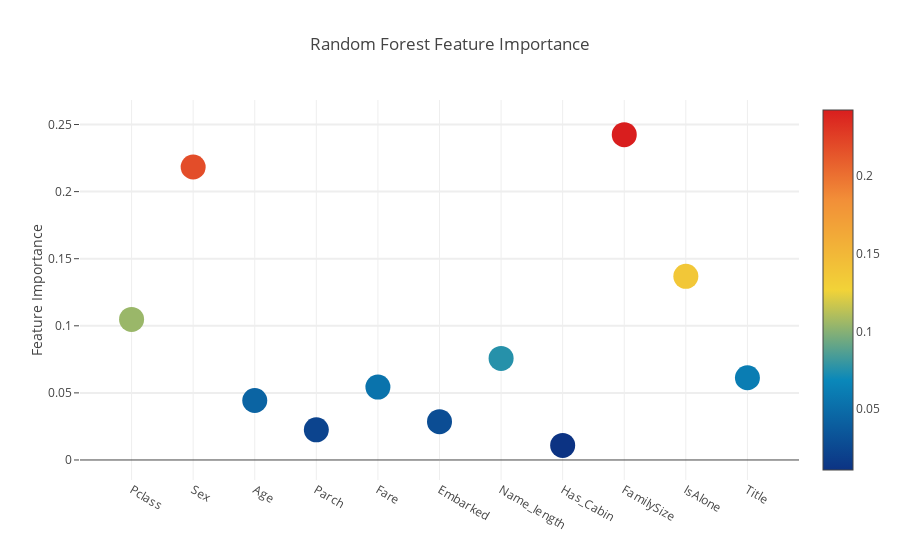
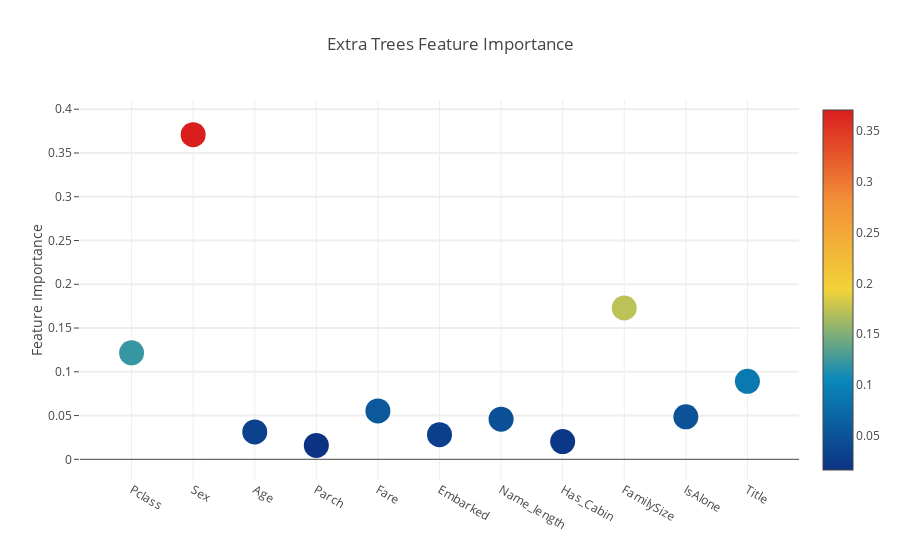
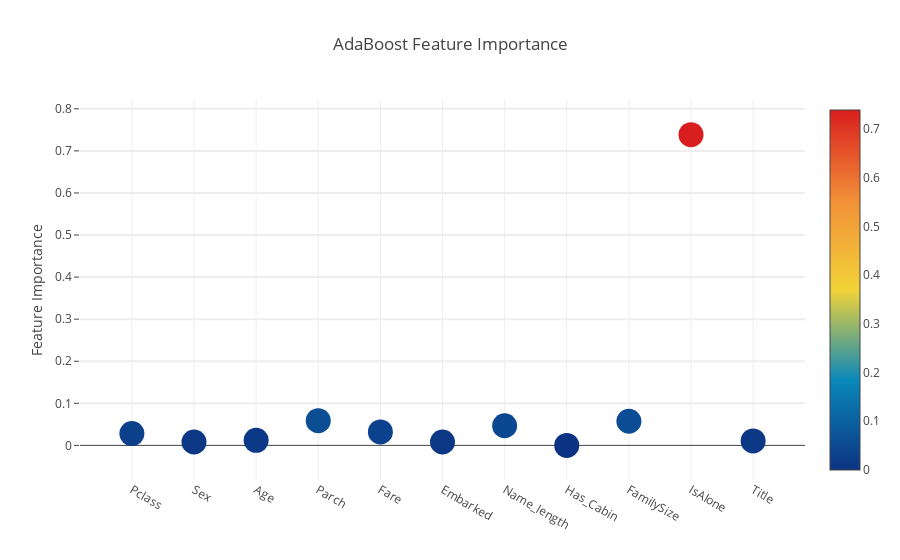
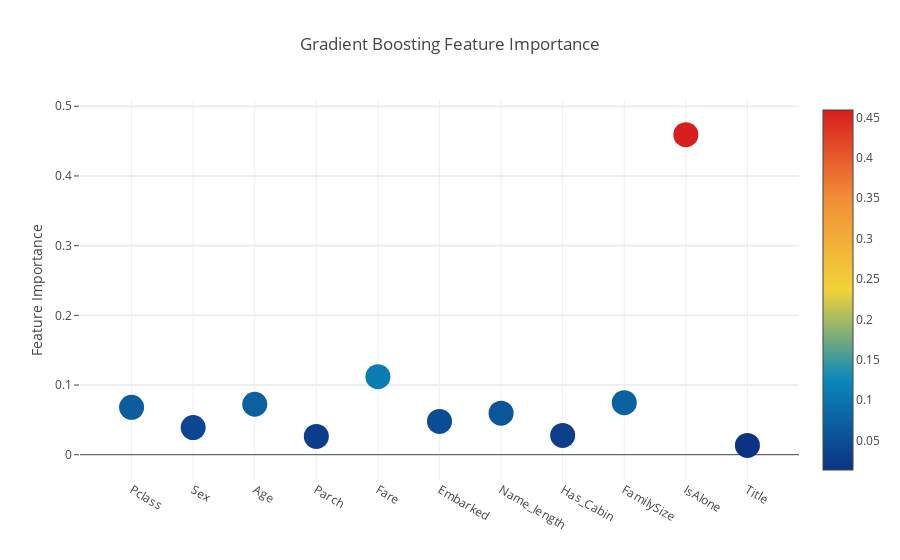

Notebook cell for these charts, in order:
### Markdown cell above
#### Interactive feature importances via Plotly scatterplots

I'll use the interactive Plotly package at this juncture to visualise the feature importances values of the different classifiers via a plotly scatter plot by calling "Scatter" as follows:

### Code cell
# Scatter plot 
trace = go.Scatter(
    y = feature_dataframe['Random Forest feature importances'].values,
    x = feature_dataframe['features'].values,
    mode='markers',
    marker=dict(
        sizemode = 'diameter',
        sizeref = 1,
        size = 25,
#       size= feature_dataframe['AdaBoost feature importances'].values,
        #color = np.random.randn(500), #set color equal to a variable
        color = feature_dataframe['Random Forest feature importances'].values,
        colorscale='Portland',
        showscale=True
    ),
    text = feature_dataframe['features'].values
)
data = [trace]

layout= go.Layout(
    autosize= True,
    title= 'Random Forest Feature Importance',
    hovermode= 'closest',
#     xaxis= dict(
#         title= 'Pop',
#         ticklen= 5,
#         zeroline= False,
#         gridwidth= 2,
#     ),
    yaxis=dict(
        title= 'Feature Importance',
        ticklen= 5,
        gridwidth= 2
    ),
    showlegend= False
)
fig = go.Figure(data=data, layout=layout)
py.iplot(fig,filename='scatter2010')

# Scatter plot 
trace = go.Scatter(
    y = feature_dataframe['Extra Trees  feature importances'].values,
    x = feature_dataframe['features'].values,
    mode='markers',
    marker=dict(
        sizemode = 'diameter',
        sizeref = 1,
        size = 25,
#       size= feature_dataframe['AdaBoost feature importances'].values,
        #color = np.random.randn(500), #set color equal to a variable
        color = feature_dataframe['Extra Trees  feature importances'].values,
        colorscale='Portland',
        showscale=True
    ),
    text = feature_dataframe['features'].values
)
data = [trace]

layout= go.Layout(
    autosize= True,
    title= 'Extra Trees Feature Importance',
    hovermode= 'closest',
#     xaxis= dict(
#         title= 'Pop',
#         ticklen= 5,
#         zeroline= False,
#         gridwidth= 2,
#     ),
    yaxis=dict(
        title= 'Feature Importance',
        ticklen= 5,
        gridwidth= 2
    ),
    showlegend= False
)
fig = go.Figure(data=data, layout=layout)
py.iplot(fig,filename='scatter2010')

# Scatter plot 
trace = go.Scatter(
    y = feature_dataframe['AdaBoost feature importances'].values,
    x = feature_dataframe['features'].values,
    mode='markers',
    marker=dict(
        sizemode = 'diameter',
        sizeref = 1,
        size = 25,
#       size= feature_dataframe['AdaBoost feature importances'].values,
        #color = np.random.randn(500), #set color equal to a variable
        color = feature_dataframe['AdaBoost feature importances'].values,
        colorscale='Portland',
        showscale=True
    ),
    text = feature_dataframe['features'].values
)
data = [trace]

layout= go.Layout(
    autosize= True,
    title= 'AdaBoost Feature Importance',
    hovermode= 'closest',
#     xaxis= dict(
#         title= 'Pop',
#         ticklen= 5,
#         zeroline= False,
#         gridwidth= 2,
#     ),
    yaxis=dict(
        title= 'Feature Importance',
        ticklen= 5,
        gridwidth= 2
    ),
    showlegend= False
)
fig = go.Figure(data=data, layout=layout)
py.iplot(fig,filename='scatter2010')

# Scatter plot 
trace = go.Scatter(
    y = feature_dataframe['Gradient Boost feature importances'].values,
    x = feature_dataframe['features'].values,
    mode='markers',
    marker=dict(
        sizemode = 'diameter',
        sizeref = 1,
        size = 25,
#       size= feature_dataframe['AdaBoost feature importances'].values,
        #color = np.random.randn(500), #set color equal to a variable
        color = feature_dataframe['Gradient Boost feature importances'].values,
        colorscale='Portland',
        showscale=True
    ),
    text = feature_dataframe['features'].values
)
data = [trace]

layout= go.Layout(
    autosize= True,
    title= 'Gradient Boosting Feature Importance',
    hovermode= 'closest',
#     xaxis= dict(
#         title= 'Pop',
#         ticklen= 5,
#         zeroline= False,
#         gridwidth= 2,
#     ),
    yaxis=dict(
        title= 'Feature Importance',
        ticklen= 5,
        gridwidth= 2
    ),
    showlegend= False
)
fig = go.Figure(data=data, layout=layout)
py.iplot(fig,filename='scatter2010')

### Figure 1 — Plotly figure (JSON) as saved in the notebook; plotly's stock layout.template omitted (floating-point values rounded to 4 significant figures)
{"data": [{"marker": {"color": [0.1047, 0.2184, 0.04433, 0.02249, 0.05433, 0.02854, 0.0757, 0.01088, 0.2425, 0.1369, 0.06128], "colorscale": "Portland", "showscale": true, "size": 25, "sizemode": "diameter", "sizeref": 1}, "mode": "markers", "text": ["Pclass", "Sex", "Age", "Parch", "Fare", "Embarked", "Name_length", "Has_Cabin", "FamilySize", "IsAlone", "Title"], "type": "scatter", "uid": "a4766154-cf8e-11e8-89c7-186590e059a3", "x": ["Pclass", "Sex", "Age", "Parch", "Fare", "Embarked", "Name_length", "Has_Cabin", "FamilySize", "IsAlone", "Title"], "y": [0.1047, 0.2184, 0.04433, 0.02249, 0.05433, 0.02854, 0.0757, 0.01088, 0.2425, 0.1369, 0.06128]}], "layout": {"autosize": true, "hovermode": "closest", "showlegend": false, "title": "Random Forest Feature Importance", "yaxis": {"gridwidth": 2, "ticklen": 5, "title": "Feature Importance"}}}

### Figure 2 — Plotly figure (JSON) as saved in the notebook; plotly's stock layout.template omitted (floating-point values rounded to 4 significant figures)
{"data": [{"marker": {"color": [0.1217, 0.371, 0.0313, 0.01592, 0.05526, 0.02816, 0.0459, 0.0203, 0.1729, 0.04854, 0.0891], "colorscale": "Portland", "showscale": true, "size": 25, "sizemode": "diameter", "sizeref": 1}, "mode": "markers", "text": ["Pclass", "Sex", "Age", "Parch", "Fare", "Embarked", "Name_length", "Has_Cabin", "FamilySize", "IsAlone", "Title"], "type": "scatter", "uid": "a47e7928-cf8e-11e8-b2b6-186590e059a3", "x": ["Pclass", "Sex", "Age", "Parch", "Fare", "Embarked", "Name_length", "Has_Cabin", "FamilySize", "IsAlone", "Title"], "y": [0.1217, 0.371, 0.0313, 0.01592, 0.05526, 0.02816, 0.0459, 0.0203, 0.1729, 0.04854, 0.0891]}], "layout": {"autosize": true, "hovermode": "closest", "showlegend": false, "title": "Extra Trees Feature Importance", "yaxis": {"gridwidth": 2, "ticklen": 5, "title": "Feature Importance"}}}

### Figure 3 — Plotly figure (JSON) as saved in the notebook; plotly's stock layout.template omitted (floating-point values rounded to 4 significant figures)
{"data": [{"marker": {"color": [0.028, 0.008, 0.012, 0.05867, 0.032, 0.008, 0.04667, 0, 0.05733, 0.7387, 0.01067], "colorscale": "Portland", "showscale": true, "size": 25, "sizemode": "diameter", "sizeref": 1}, "mode": "markers", "text": ["Pclass", "Sex", "Age", "Parch", "Fare", "Embarked", "Name_length", "Has_Cabin", "FamilySize", "IsAlone", "Title"], "type": "scatter", "uid": "a48469fa-cf8e-11e8-a90e-186590e059a3", "x": ["Pclass", "Sex", "Age", "Parch", "Fare", "Embarked", "Name_length", "Has_Cabin", "FamilySize", "IsAlone", "Title"], "y": [0.028, 0.008, 0.012, 0.05867, 0.032, 0.008, 0.04667, 0, 0.05733, 0.7387, 0.01067]}], "layout": {"autosize": true, "hovermode": "closest", "showlegend": false, "title": "AdaBoost Feature Importance", "yaxis": {"gridwidth": 2, "ticklen": 5, "title": "Feature Importance"}}}

### Figure 4 — Plotly figure (JSON) as saved in the notebook; plotly's stock layout.template omitted (floating-point values rounded to 4 significant figures)
{"data": [{"marker": {"color": [0.06796, 0.03889, 0.07238, 0.02629, 0.1119, 0.04779, 0.05966, 0.02775, 0.07463, 0.4593, 0.0134], "colorscale": "Portland", "showscale": true, "size": 25, "sizemode": "diameter", "sizeref": 1}, "mode": "markers", "text": ["Pclass", "Sex", "Age", "Parch", "Fare", "Embarked", "Name_length", "Has_Cabin", "FamilySize", "IsAlone", "Title"], "type": "scatter", "uid": "a48a7f40-cf8e-11e8-ab85-186590e059a3", "x": ["Pclass", "Sex", "Age", "Parch", "Fare", "Embarked", "Name_length", "Has_Cabin", "FamilySize", "IsAlone", "Title"], "y": [0.06796, 0.03889, 0.07238, 0.02629, 0.1119, 0.04779, 0.05966, 0.02775, 0.07463, 0.4593, 0.0134]}], "layout": {"autosize": true, "hovermode": "closest", "showlegend": false, "title": "Gradient Boosting Feature Importance", "yaxis": {"gridwidth": 2, "ticklen": 5, "title": "Feature Importance"}}}
